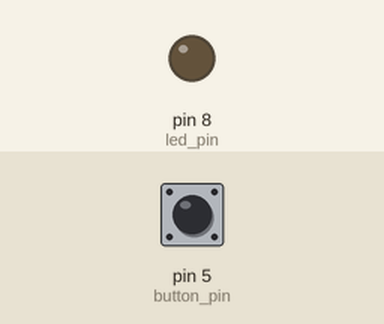
The sketch below on a simulated Arduino Uno, built with avr-gcc and run on an emulated ATmega328P. Parts: output pins drawn as LEDs (lit = HIGH). The test bench sets the inputs (shaded band); at power-on: pin 5 (button_pin) LOW.

Above: at 1.2 s.
1.3 s: pin 5 (button_pin) pulled HIGH for 0.15 s
At 1.8 s:
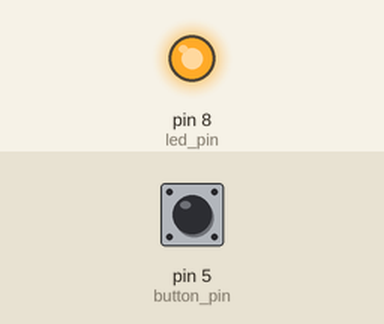
2.9 s: pin 5 (button_pin) pulled HIGH for 1 s
At 4.2 s:
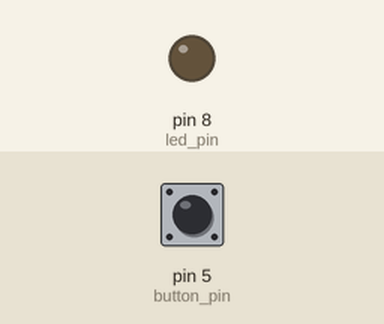
5.4 s: pin 5 (button_pin) pulled HIGH for 3.2 s
At 6.1 s:
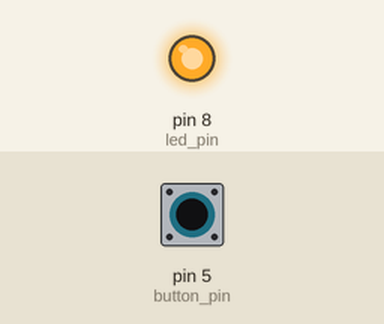
Timing chart, 0 to 8.4 s (numbered marks = the images above; inputs shaded):
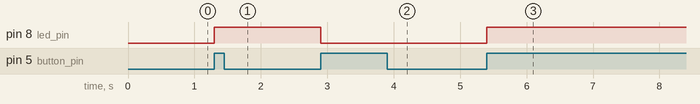

The sketch:

04_button_debounce.ino
```cpp
int led_pin = 8;    //led is attached to pin 8
int button_pin = 5; //button is attached to pin 5

int buttonState = 0;
int oldButtonState = 0;

boolean ledState = false;

// the setup function runs once when you press reset or power the board
void setup() {
  pinMode(led_pin, OUTPUT); //set the pin that controls the led as Output
  pinMode(button_pin, INPUT); //set the pin that read the status of the button  as Input
}

// the loop function runs over and over again forever
void loop() {

  //read the status of the button and save it into a variable
  buttonState = digitalRead(button_pin);


  if (oldButtonState == LOW && buttonState == HIGH) {   //if the value I read is High, but in the previous loop was low it means the button was pushed.
    ledState = !ledState; //invert the value of the ledstate variable: if it was true, make it false and vice versa
  }

  digitalWrite (led_pin, ledState); //turn on or off the ledpin depending on the value of ledState

  oldButtonState = buttonState; // update the value of oldButtonState for the next loop cycle.
  delay(100);
}
```

Measured:
- after the input at 1.3 s, pin 8 (led_pin): LOW → HIGH at once
- after the input at 2.9 s, pin 8 (led_pin): HIGH → LOW at once
- after the input at 5.4 s, pin 8 (led_pin): LOW → HIGH at once
